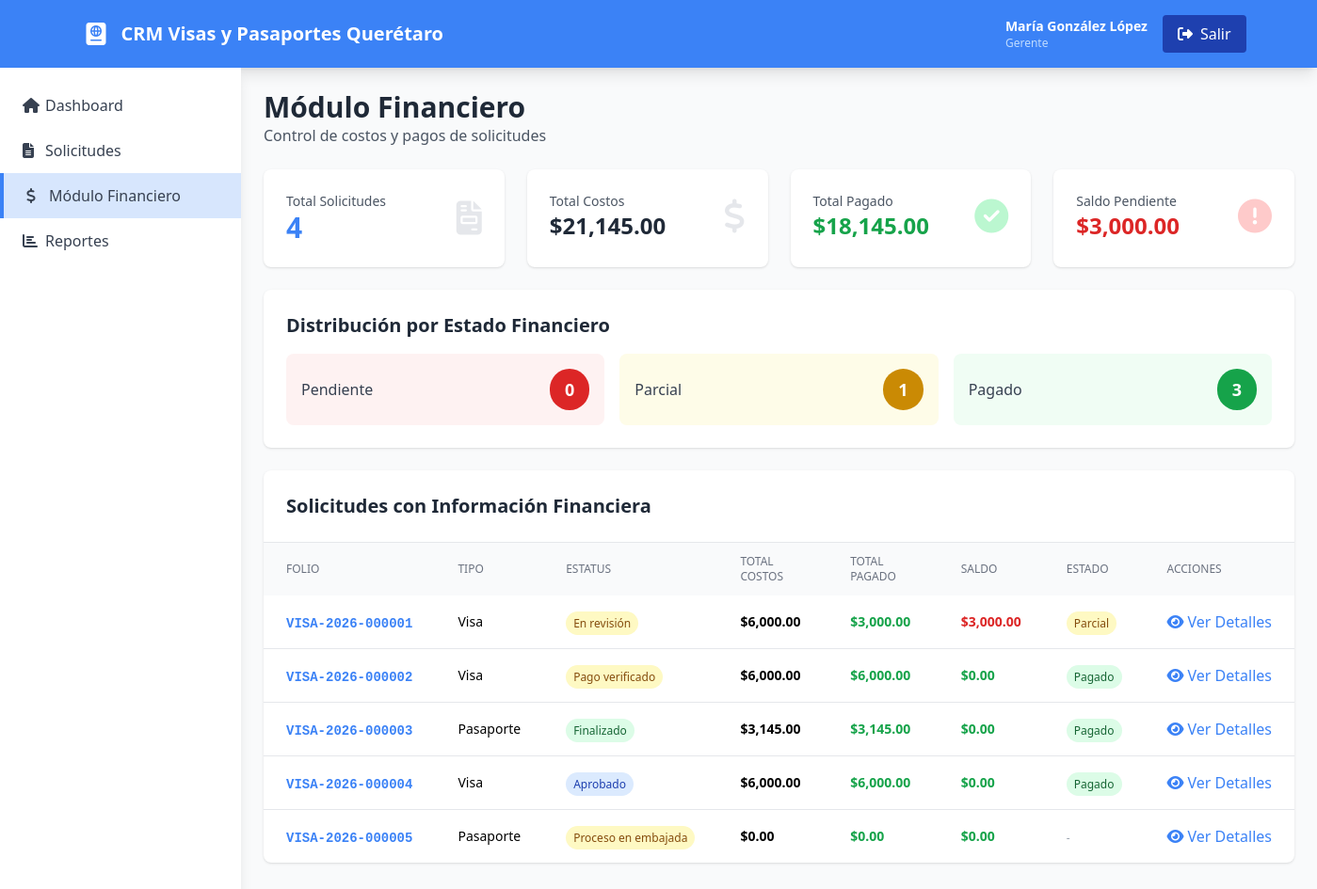
The page /financiero (signed in) on the database its author committed.
### tables this page shows
CREATE TABLE `applications` (
  `id` int(11) NOT NULL AUTO_INCREMENT,
  `folio` varchar(50) NOT NULL COMMENT 'VISA-YYYY-NNNNNN',
  `form_id` int(11) NOT NULL,
  `form_version` int(11) NOT NULL,
  `type` enum('Visa','Pasaporte') NOT NULL,
  `subtype` varchar(50) DEFAULT NULL,
  `status` enum('Formulario recibido','Pago verificado','En elaboración de hoja de información','En revisión','Rechazado (requiere corrección)','Aprobado','Cita solicitada','Cita confirmada','Proceso en embajada','Finalizado') DEFAULT 'Formulario recibido',
  `data_json` longtext NOT NULL COMMENT 'Datos del formulario en JSON',
  `created_by` int(11) NOT NULL,
  `created_at` timestamp NOT NULL DEFAULT CURRENT_TIMESTAMP,
  `updated_at` timestamp NOT NULL DEFAULT CURRENT_TIMESTAMP ON UPDATE CURRENT_TIMESTAMP,
  PRIMARY KEY (`id`),
  UNIQUE KEY `folio` (`folio`),
  KEY `form_id` (`form_id`),
  KEY `created_by` (`created_by`),
  KEY `status` (`status`),
  CONSTRAINT `applications_ibfk_1` FOREIGN KEY (`form_id`) REFERENCES `forms` (`id`),
  CONSTRAINT `applications_ibfk_2` FOREIGN KEY (`created_by`) REFERENCES `users` (`id`)
);

CREATE TABLE `financial_status` (
  `id` int(11) NOT NULL AUTO_INCREMENT,
  `application_id` int(11) NOT NULL,
  `total_costs` decimal(10,2) DEFAULT 0.00,
  `total_paid` decimal(10,2) DEFAULT 0.00,
  `balance` decimal(10,2) DEFAULT 0.00,
  `status` enum('Pendiente','Parcial','Pagado') DEFAULT 'Pendiente',
  `updated_at` timestamp NOT NULL DEFAULT CURRENT_TIMESTAMP ON UPDATE CURRENT_TIMESTAMP,
  PRIMARY KEY (`id`),
  UNIQUE KEY `application_id` (`application_id`),
  CONSTRAINT `financial_status_ibfk_1` FOREIGN KEY (`application_id`) REFERENCES `applications` (`id`) ON DELETE CASCADE
);

### app/controllers/BaseController.php (called while the page is built, shortened)
<?php
require_once ROOT_PATH . '/config/database.php';
class BaseController {
    public function __construct() {
        $this->db = Database::getInstance()->getConnection();
    }
    protected function view($viewName, $data = []) {
        extract($data);
        $viewFile = ROOT_PATH . '/app/views/' . $viewName . '.php';
        require_once $viewFile;
    }
}

### app/controllers/FinancialController.php (called while the page is built, shortened)
<?php
require_once ROOT_PATH . '/app/controllers/BaseController.php';
class FinancialController extends BaseController {
    public function index() {
        $page = isset($_GET['page']) ? max(1, intval($_GET['page'])) : 1;
        $limit = ITEMS_PER_PAGE;
        $offset = ($page - 1) * $limit;
        try {
            $stmt = $this->db->query("
                SELECT
                    COUNT(*) as total_applications,
                    SUM(total_costs) as total_costs,
                    SUM(total_paid) as total_paid,
                    SUM(balance) as total_balance,
                    SUM(CASE WHEN status = 'Pendiente' THEN 1 ELSE 0 END) as pending_count,
                    SUM(CASE WHEN status = 'Parcial' THEN 1 ELSE 0 END) as partial_count,
                    SUM(CASE WHEN status = 'Pagado' THEN 1 ELSE 0 END) as paid_count
                FROM financial_status
            ");
            $summary = $stmt->fetch();
            $stmt = $this->db->query("SELECT COUNT(*) as total FROM applications");
            $total = $stmt->fetch()['total'];
            $stmt = $this->db->prepare("
                SELECT a.*, u.full_name as creator_name,
                       fs.total_costs, fs.total_paid, fs.balance, fs.status as financial_status
                FROM applications a
                LEFT JOIN users u ON a.created_by = u.id
                LEFT JOIN financial_status fs ON a.id = fs.application_id
                ORDER BY a.created_at DESC
                LIMIT $limit OFFSET $offset
            ");
            $stmt->execute();
            $applications = $stmt->fetchAll();
            $totalPages = ceil($total / $limit);
            $this->view('financial/index', [
                'summary' => $summary,
                'applications' => $applications,
                'page' => $page,
                'totalPages' => $totalPages
            ]);
        } catch (PDOException $e) {
            error_log("Error en módulo financiero: " . $e->getMessage());
            $_SESSION['error'] = 'Error al cargar información financiera';
            $this->redirect('/dashboard');
        }
    }
}

### public/index.php (called while the page is built, shortened)
<?php
require_once __DIR__ . '/../config/database.php';
$router = new Router();
$uri = parse_url($_SERVER['REQUEST_URI'], PHP_URL_PATH);
$uri = '/' . trim($uri, '/');
$router->dispatch($uri);

### config/database.php (called while the page is built, shortened)
<?php
class Database {
    private static $instance = null;
    private $connection;
    private function __construct() {
        try {
            $dsn = "mysql:host=" . DB_HOST . ";dbname=" . DB_NAME . ";charset=" . DB_CHARSET;
            $options = [
                PDO::ATTR_ERRMODE => PDO::ERRMODE_EXCEPTION,
                PDO::ATTR_DEFAULT_FETCH_MODE => PDO::FETCH_ASSOC,
                PDO::ATTR_EMULATE_PREPARES => false,
            ];
            $this->connection = new PDO($dsn, DB_USER, DB_PASS, $options);
        } catch (PDOException $e) {
            error_log("Error de conexión: " . $e->getMessage());
            die("Error de conexión a la base de datos. Por favor, verifique la configuración.");
        }
    }
    public static function getInstance() {
        if (self::$instance === null) {
            self::$instance = new self();
        }
        return self::$instance;
    }
    public function getConnection() {
        return $this->connection;
    }
}

### app/views/financial/index.php (the view, shortened to what this page needs)
<div class="mb-4 md:mb-6">
    <h2 class="text-2xl md:text-3xl font-bold text-gray-800">Módulo Financiero</h2>
    <p class="text-sm md:text-base text-gray-600">Control de costos y pagos de solicitudes</p>
</div>
<div class="grid grid-cols-1 md:grid-cols-2 lg:grid-cols-4 gap-4 md:gap-6 mb-4 md:mb-6">
    <div class="bg-white rounded-lg shadow p-4 md:p-6">
        <div class="flex items-center justify-between">
            <div class="flex-1 min-w-0">
                <p class="text-gray-600 text-xs md:text-sm">Total Solicitudes</p>
                <p class="text-2xl md:text-3xl font-bold text-primary"><?= $summary['total_applications'] ?? 0 ?></p>
            </div>
            <i class="fas fa-file-invoice text-3xl md:text-4xl text-gray-200 flex-shrink-0 ml-2"></i>
        </div>
    </div>
    <div class="bg-white rounded-lg shadow p-4 md:p-6">
        <div class="flex items-center justify-between">
            <div class="flex-1 min-w-0">
                <p class="text-gray-600 text-xs md:text-sm">Total Costos</p>
                <p class="text-lg md:text-2xl font-bold text-gray-800 truncate">$<?= number_format($summary['total_costs'] ?? 0, 2) ?></p>
            </div>
            <i class="fas fa-dollar-sign text-3xl md:text-4xl text-gray-200 flex-shrink-0 ml-2"></i>
        </div>
    </div>
    <div class="bg-white rounded-lg shadow p-4 md:p-6">
        <div class="flex items-center justify-between">
            <div class="flex-1 min-w-0">
                <p class="text-gray-600 text-xs md:text-sm">Total Pagado</p>
                <p class="text-lg md:text-2xl font-bold text-green-600 truncate">$<?= number_format($summary['total_paid'] ?? 0, 2) ?></p>
            </div>
            <i class="fas fa-check-circle text-3xl md:text-4xl text-green-200 flex-shrink-0 ml-2"></i>
        </div>
    </div>
    <div class="bg-white rounded-lg shadow p-4 md:p-6">
        <div class="flex items-center justify-between">
            <div class="flex-1 min-w-0">
                <p class="text-gray-600 text-xs md:text-sm">Saldo Pendiente</p>
                <p class="text-lg md:text-2xl font-bold text-red-600 truncate">$<?= number_format($summary['total_balance'] ?? 0, 2) ?></p>
            </div>
            <i class="fas fa-exclamation-circle text-3xl md:text-4xl text-red-200 flex-shrink-0 ml-2"></i>
        </div>
    </div>
</div>
<div class="bg-white rounded-lg shadow p-4 md:p-6 mb-4 md:mb-6">
    <h3 class="text-lg md:text-xl font-bold text-gray-800 mb-4">Distribución por Estado Financiero</h3>
    <div class="grid grid-cols-1 md:grid-cols-3 gap-4">
        <div class="flex items-center justify-between p-4 bg-red-50 rounded-lg">
            <span class="font-medium text-gray-700 text-sm md:text-base">Pendiente</span>
            <span class="bg-red-600 text-white px-3 md:px-4 py-1 md:py-2 rounded-full text-base md:text-lg font-bold">
                <?= $summary['pending_count'] ?? 0 ?>
            </span>
        </div>
        <div class="flex items-center justify-between p-4 bg-yellow-50 rounded-lg">
            <span class="font-medium text-gray-700 text-sm md:text-base">Parcial</span>
            <span class="bg-yellow-600 text-white px-3 md:px-4 py-1 md:py-2 rounded-full text-base md:text-lg font-bold">
                <?= $summary['partial_count'] ?? 0 ?>
            </span>
        </div>
        <div class="flex items-center justify-between p-4 bg-green-50 rounded-lg">
            <span class="font-medium text-gray-700">Pagado</span>
            <span class="bg-green-600 text-white px-4 py-2 rounded-full text-lg font-bold">
                <?= $summary['paid_count'] ?? 0 ?>
            </span>
        </div>
    </div>
</div>
<div class="bg-white rounded-lg shadow">
    <div class="p-6 border-b border-gray-200">
        <h3 class="text-xl font-bold text-gray-800">Solicitudes con Información Financiera</h3>
    </div>
    <div class="table-container">
        <table class="w-full">
            <thead class="bg-gray-50">
                <tr>
                    <th class="px-6 py-3 text-left text-xs font-medium text-gray-500 uppercase">Folio</th>
                    <th class="px-6 py-3 text-left text-xs font-medium text-gray-500 uppercase">Tipo</th>
                    <th class="px-6 py-3 text-left text-xs font-medium text-gray-500 uppercase">Estatus</th>
                    <th class="px-6 py-3 text-left text-xs font-medium text-gray-500 uppercase">Total Costos</th>
                    <th class="px-6 py-3 text-left text-xs font-medium text-gray-500 uppercase">Total Pagado</th>
                    <th class="px-6 py-3 text-left text-xs font-medium text-gray-500 uppercase">Saldo</th>
                    <th class="px-6 py-3 text-left text-xs font-medium text-gray-500 uppercase">Estado</th>
                    <th class="px-6 py-3 text-left text-xs font-medium text-gray-500 uppercase">Acciones</th>
                </tr>
            </thead>
            <tbody class="divide-y divide-gray-200">
                <?php foreach ($applications as $app): ?>
                <tr class="hover:bg-gray-50">
                    <td class="px-6 py-4 whitespace-nowrap">
                        <span class="font-mono text-sm font-semibold text-primary">
                            <?= htmlspecialchars($app['folio']) ?>
                        </span>
                    </td>
                    <td class="px-6 py-4 whitespace-nowrap text-sm">
                        <?= htmlspecialchars($app['type']) ?>
                    </td>
                    <td class="px-6 py-4 whitespace-nowrap">
                        <span class="px-2 py-1 text-xs rounded-full <?=
                            $app['status'] === STATUS_FINALIZADO ? 'bg-green-100 text-green-800' :
                            ($app['status'] === STATUS_APROBADO ? 'bg-blue-100 text-blue-800' : 'bg-yellow-100 text-yellow-800')
                        ?>">
                            <?= htmlspecialchars($app['status']) ?>
                        </span>
                    </td>
                    <td class="px-6 py-4 whitespace-nowrap text-sm font-semibold">
                        $<?= number_format($app['total_costs'] ?? 0, 2) ?>
                    </td>
                    <td class="px-6 py-4 whitespace-nowrap text-sm font-semibold text-green-600">
                        $<?= number_format($app['total_paid'] ?? 0, 2) ?>
                    </td>
                    <td class="px-6 py-4 whitespace-nowrap text-sm font-semibold <?= ($app['balance'] ?? 0) > 0 ? 'text-red-600' : 'text-green-600' ?>">
                        $<?= number_format($app['balance'] ?? 0, 2) ?>
                    </td>
                    <td class="px-6 py-4 whitespace-nowrap">
                        <?php if ($app['financial_status']): ?>
                        <span class="px-2 py-1 text-xs rounded-full font-medium <?=
                            $app['financial_status'] === FINANCIAL_PAGADO ? 'bg-green-100 text-green-800' :
                            ($app['financial_status'] === FINANCIAL_PARCIAL ? 'bg-yellow-100 text-yellow-800' : 'bg-red-100 text-red-800')
                        ?>">
                            <?= htmlspecialchars($app['financial_status']) ?>
                        </span>
                        <?php else: ?>
                        <span class="text-xs text-gray-400">-</span>
                        <?php endif; ?>
                    </td>
                    <td class="px-6 py-4 whitespace-nowrap">
                        <a href="<?= BASE_URL ?>/financiero/solicitud/<?= $app['id'] ?>"
                           class="text-primary hover:underline">
                            <i class="fas fa-eye mr-1"></i>Ver Detalles
                        </a>
                    </td>
                </tr>
                <?php endforeach; ?>
            </tbody>
        </table>
    </div>
</div>
<?php
require ROOT_PATH . '/app/views/layouts/main.php';
?>

### rows shown on the page
applications: folio "VISA-2026-000001", type "Visa", status "En revisión", financial_status.total_costs "6,000.00", financial_status.total_paid "3,000.00", financial_status.balance "3,000.00", financial_status.status "Parcial"
applications: folio "VISA-2026-000002", type "Visa", status "Pago verificado", financial_status.total_costs "6,000.00", financial_status.total_paid "6,000.00", financial_status.balance "0.00", financial_status.status "Pagado"
applications: folio "VISA-2026-000003", type "Pasaporte", status "Finalizado", financial_status.total_costs "3,145.00", financial_status.total_paid "3,145.00", financial_status.balance "0.00", financial_status.status "Pagado"
applications: folio "VISA-2026-000004", type "Visa", status "Aprobado", financial_status.total_costs "6,000.00", financial_status.total_paid "6,000.00", financial_status.balance "0.00", financial_status.status "Pagado"
applications: folio "VISA-2026-000005", type "Pasaporte", status "Proceso en embajada", total_costs "0.00", total_paid "0.00", balance "0.00"

### other values the page prints
getSiteName() "CRM Visas y Pasaportes Querétaro"
$_SESSION['user_name'] "María González López"
$_SESSION['user_role'] "Gerente"
$summary['total_applications'] "4"
$summary['total_costs'] "21,145.00"
$summary['total_paid'] "18,145.00"
$summary['total_balance'] "3,000.00"
$summary['pending_count'] "0"
$summary['partial_count'] "1"
$summary['paid_count'] "3"
